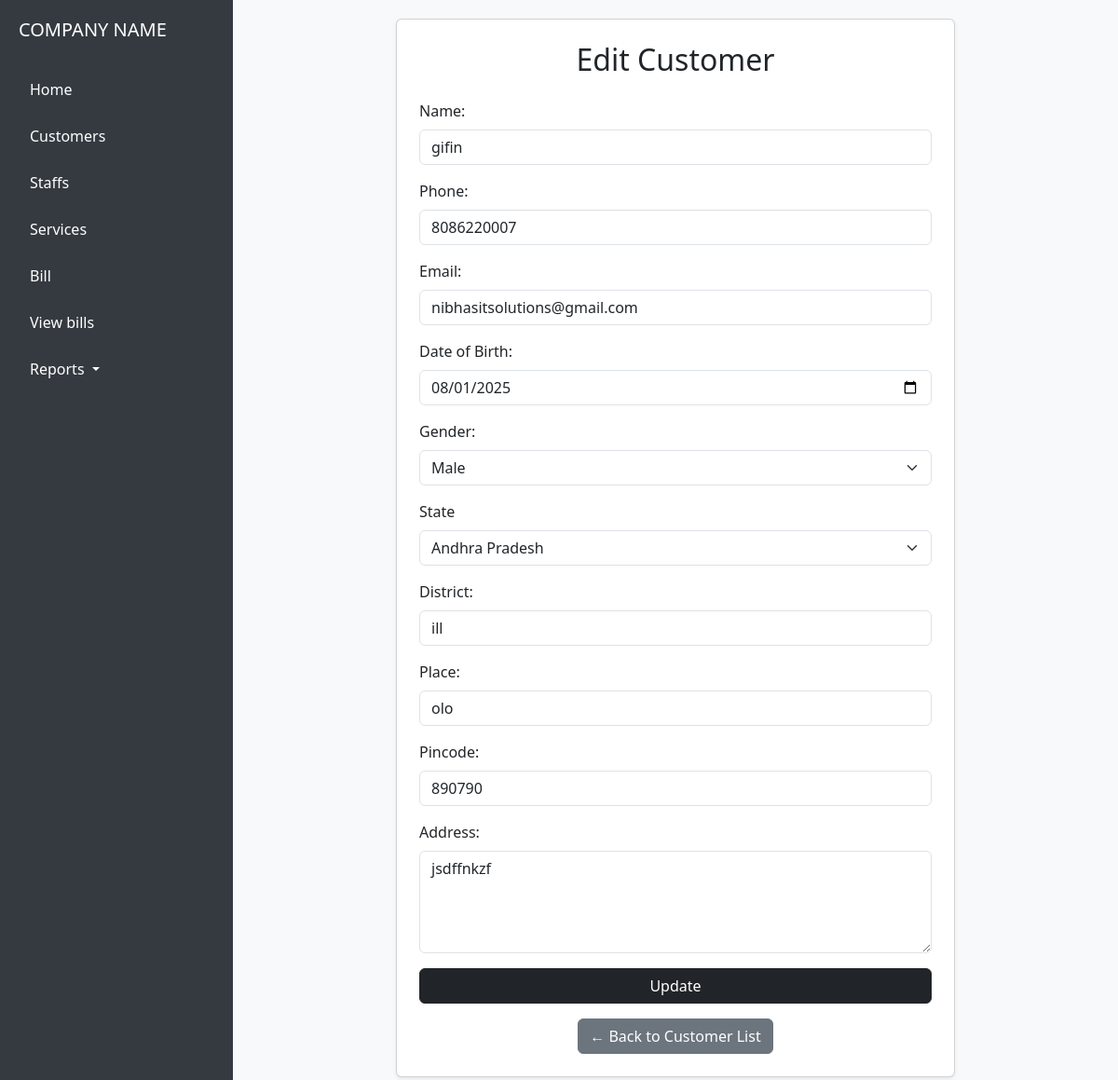
The app's page /customers/edit/15/ with its own data.
### core/models.py (models this page shows, shortened)
class Customer(models.Model):
    name = models.CharField(max_length=100)
    phone = models.CharField(max_length=15)
    email = models.EmailField(blank=True, null=True)
    dob = models.DateField(default=timezone.now)
    address = models.TextField(default='N/A')
    state = models.CharField(max_length=100,null=True)
    district = models.CharField(max_length=100,null=True)
    place = models.CharField(max_length=100,null=True)
    pincode = models.CharField(max_length=6,null=True)
    gender = models.CharField(max_length=1, choices=GENDER_CHOICES, default='F')
    date = models.DateField(default=timezone.now)

### core/views.py (the view, shortened to what this page needs)
# urls.py: path('customers/edit/<int:pk>/', views.customer_update, name='customer_update'),
def customer_update(request, pk):
    customer = get_object_or_404(Customer, pk=pk)
    return render(request, 'core/edit_customer.html', {'customer': customer})

### core/templates/core/edit_customer.html (shortened to what this page needs)
{% extends 'core/base.html' %}
{% block content %}
<div class="d-flex justify-content-center align-items-center" style="min-height: 90vh;">
    <div class="card p-4 shadow-sm" style="width: 100%; max-width: 600px;">
        <h2 class="mb-4 text-center">Edit Customer</h2>
        <form method="post">
            <div class="mb-3">
                <label for="name" class="form-label">Name:</label>
                <input type="text" name="name" value="{{ customer.name }}" class="form-control" required>
            </div>
            <div class="mb-3">
                <label for="phone" class="form-label">Phone:</label>
                <input type="text" name="phone" value="{{ customer.phone }}" class="form-control" required>
            </div>
            <div class="mb-3">
                <label for="email" class="form-label">Email:</label>
                <input type="email" name="email" value="{{ customer.email }}" class="form-control">
            </div>
            <div class="mb-3">
                <label for="dob" class="form-label">Date of Birth:</label>
                <input type="date" name="dob" value="{{ customer.dob|date:'Y-m-d' }}" class="form-control">
            </div>
            <div class="mb-3">
                <label for="gender" class="form-label">Gender:</label>
                <select name="gender" class="form-select" required>
                    <option value="M" {% if customer.gender == 'M' %}selected{% endif %}>Male</option>
                </select>
            </div>
            <div class="mb-3">
                <label for="state" class="form-label">State</label>
                <select name="state" class="form-select" required>
                    <option value="Andhra Pradesh" {% if customer.state == 'Andhra Pradesh' %}selected{% endif %}>Andhra Pradesh</option>
                </select>
            </div>
            <div class="mb-3">
                <label for="district" class="form-label">District:</label>
                <input type="district" name="district" value="{{ customer.district }}" class="form-control">
            </div>
            <div class="mb-3">
                <label for="place" class="form-label">Place:</label>
                <input type="place" name="place" value="{{ customer.place }}" class="form-control">
            </div>
            <div class="mb-3">
                <label for="pincode" class="form-label">Pincode:</label>
                <input type="pincode" name="pincode" value="{{ customer.pincode }}" class="form-control">
            </div>
            <div class="mb-3">
                <label for="address" class="form-label">Address:</label>
                <textarea name="address" rows="4" class="form-control">{{ customer.address }}</textarea>
            </div>
            <button type="submit" class="btn btn-dark w-100">Update</button>
        </form>
        <div class="mt-3 text-center">
            <a href="{% url 'customer_list_create' %}" class="btn btn-secondary">← Back to Customer List</a>
        </div>
    </div>
</div>
{% endblock %}

### core/templates/core/base.html (style rules this page uses)
body { margin: 0; font-family: 'Segoe UI', sans-serif; }

### records on screen
Customer: name "gifin", phone "8086220007", email "nibhasitsolutions@gmail.com", dob "08/01/2025", gender "Male", state "Andhra Pradesh", district "ill", place "olo", pincode "890790", address "jsdffnkzf"
